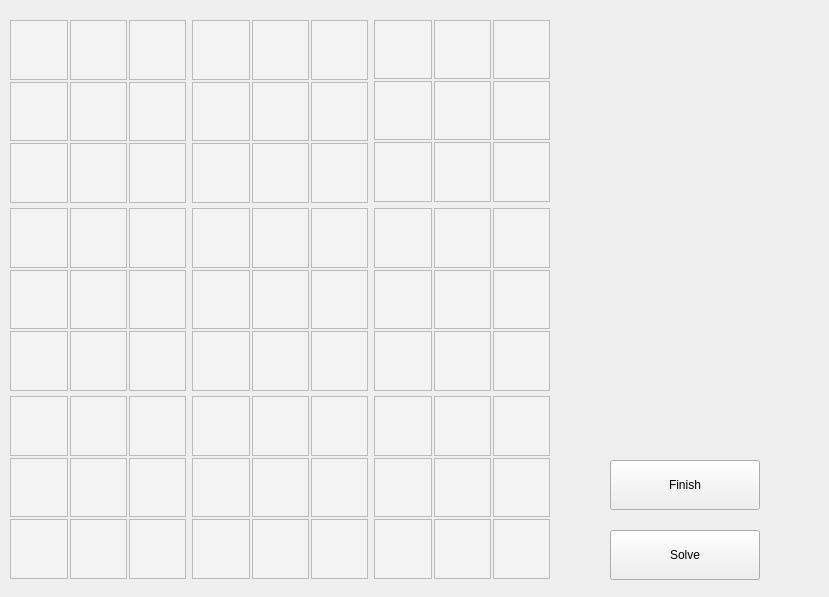
<?xml version="1.0" encoding="UTF-8"?>
<ui version="4.0">
 <class>soduko</class>
 <widget class="QWidget" name="soduko">
  <property name="enabled">
   <bool>true</bool>
  </property>
  <property name="geometry">
   <rect>
    <x>0</x>
    <y>0</y>
    <width>829</width>
    <height>597</height>
   </rect>
  </property>
  <property name="acceptDrops">
   <bool>false</bool>
  </property>
  <property name="windowTitle">
   <string>Form</string>
  </property>
  <property name="styleSheet">
   <string notr="true">QTextEdit
{
background: rgb(243, 243, 243)
}</string>
  </property>
  <widget class="QWidget" name="gridLayoutWidget_3">
   <property name="geometry">
    <rect>
     <x>10</x>
     <y>20</y>
     <width>540</width>
     <height>560</height>
    </rect>
   </property>
   <property name="maximumSize">
    <size>
     <width>540</width>
     <height>560</height>
    </size>
   </property>
   <property name="font">
    <font>
     <pointsize>20</pointsize>
    </font>
   </property>
   <layout class="QGridLayout" name="box">
    <property name="sizeConstraint">
     <enum>QLayout::SetDefaultConstraint</enum>
    </property>
    <property name="bottomMargin">
     <number>2</number>
    </property>
    <item row="1" column="1">
     <layout class="QGridLayout" name="box5">
      <property name="sizeConstraint">
       <enum>QLayout::SetDefaultConstraint</enum>
      </property>
      <property name="leftMargin">
       <number>0</number>
      </property>
      <property name="topMargin">
       <number>0</number>
      </property>
      <property name="spacing">
       <number>2</number>
      </property>
      <item row="2" column="2">
       <widget class="QTextEdit" name="inp5_6">
        <property name="maximumSize">
         <size>
          <width>540</width>
          <height>560</height>
         </size>
        </property>
        <property name="font">
         <font>
          <pointsize>20</pointsize>
         </font>
        </property>
       </widget>
      </item>
      <item row="2" column="0">
       <widget class="QTextEdit" name="inp5_4">
        <property name="maximumSize">
         <size>
          <width>540</width>
          <height>560</height>
         </size>
        </property>
        <property name="font">
         <font>
          <pointsize>20</pointsize>
         </font>
        </property>
       </widget>
      </item>
      <item row="3" column="1">
       <widget class="QTextEdit" name="inp5_8">
        <property name="maximumSize">
         <size>
          <width>540</width>
          <height>560</height>
         </size>
        </property>
        <property name="font">
         <font>
          <pointsize>20</pointsize>
         </font>
        </property>
       </widget>
      </item>
      <item row="0" column="1">
       <widget class="QTextEdit" name="inp5_2">
        <property name="maximumSize">
         <size>
          <width>540</width>
          <height>560</height>
         </size>
        </property>
        <property name="font">
         <font>
          <pointsize>20</pointsize>
         </font>
        </property>
       </widget>
      </item>
      <item row="3" column="0">
       <widget class="QTextEdit" name="inp5_7">
        <property name="maximumSize">
         <size>
          <width>540</width>
          <height>560</height>
         </size>
        </property>
        <property name="font">
         <font>
          <pointsize>20</pointsize>
         </font>
        </property>
       </widget>
      </item>
      <item row="0" column="2">
       <widget class="QTextEdit" name="inp5_3">
        <property name="maximumSize">
         <size>
          <width>540</width>
          <height>560</height>
         </size>
        </property>
        <property name="font">
         <font>
          <pointsize>20</pointsize>
         </font>
        </property>
       </widget>
      </item>
      <item row="0" column="0">
       <widget class="QTextEdit" name="inp5_1">
        <property name="maximumSize">
         <size>
          <width>540</width>
          <height>560</height>
         </size>
        </property>
        <property name="font">
         <font>
          <pointsize>20</pointsize>
         </font>
        </property>
       </widget>
      </item>
      <item row="3" column="2">
       <widget class="QTextEdit" name="inp5_9">
        <property name="maximumSize">
         <size>
          <width>540</width>
          <height>560</height>
         </size>
        </property>
        <property name="font">
         <font>
          <pointsize>20</pointsize>
         </font>
        </property>
       </widget>
      </item>
      <item row="2" column="1">
       <widget class="QTextEdit" name="inp5_5">
        <property name="maximumSize">
         <size>
          <width>540</width>
          <height>560</height>
         </size>
        </property>
        <property name="font">
         <font>
          <pointsize>20</pointsize>
         </font>
        </property>
       </widget>
      </item>
     </layout>
    </item>
    <item row="2" column="0">
     <layout class="QGridLayout" name="box7">
      <property name="sizeConstraint">
       <enum>QLayout::SetDefaultConstraint</enum>
      </property>
      <property name="leftMargin">
       <number>0</number>
      </property>
      <property name="topMargin">
       <number>0</number>
      </property>
      <property name="spacing">
       <number>2</number>
      </property>
      <item row="2" column="0">
       <widget class="QTextEdit" name="inp7_4">
        <property name="maximumSize">
         <size>
          <width>540</width>
          <height>560</height>
         </size>
        </property>
        <property name="font">
         <font>
          <pointsize>20</pointsize>
         </font>
        </property>
       </widget>
      </item>
      <item row="0" column="0">
       <widget class="QTextEdit" name="inp7_1">
        <property name="maximumSize">
         <size>
          <width>540</width>
          <height>560</height>
         </size>
        </property>
        <property name="font">
         <font>
          <pointsize>20</pointsize>
         </font>
        </property>
       </widget>
      </item>
      <item row="0" column="2">
       <widget class="QTextEdit" name="inp7_3">
        <property name="maximumSize">
         <size>
          <width>540</width>
          <height>560</height>
         </size>
        </property>
        <property name="font">
         <font>
          <pointsize>20</pointsize>
         </font>
        </property>
       </widget>
      </item>
      <item row="3" column="0">
       <widget class="QTextEdit" name="inp7_7">
        <property name="maximumSize">
         <size>
          <width>540</width>
          <height>560</height>
         </size>
        </property>
        <property name="font">
         <font>
          <pointsize>20</pointsize>
         </font>
        </property>
       </widget>
      </item>
      <item row="2" column="2">
       <widget class="QTextEdit" name="inp7_6">
        <property name="maximumSize">
         <size>
          <width>540</width>
          <height>560</height>
         </size>
        </property>
        <property name="font">
         <font>
          <pointsize>20</pointsize>
         </font>
        </property>
       </widget>
      </item>
      <item row="3" column="2">
       <widget class="QTextEdit" name="inp7_9">
        <property name="maximumSize">
         <size>
          <width>540</width>
          <height>560</height>
         </size>
        </property>
        <property name="font">
         <font>
          <pointsize>20</pointsize>
         </font>
        </property>
       </widget>
      </item>
      <item row="3" column="1">
       <widget class="QTextEdit" name="inp7_8">
        <property name="maximumSize">
         <size>
          <width>540</width>
          <height>560</height>
         </size>
        </property>
        <property name="font">
         <font>
          <pointsize>20</pointsize>
         </font>
        </property>
       </widget>
      </item>
      <item row="0" column="1">
       <widget class="QTextEdit" name="inp7_2">
        <property name="maximumSize">
         <size>
          <width>540</width>
          <height>560</height>
         </size>
        </property>
        <property name="font">
         <font>
          <pointsize>20</pointsize>
         </font>
        </property>
       </widget>
      </item>
      <item row="2" column="1">
       <widget class="QTextEdit" name="inp7_5">
        <property name="maximumSize">
         <size>
          <width>540</width>
          <height>560</height>
         </size>
        </property>
        <property name="font">
         <font>
          <pointsize>20</pointsize>
         </font>
        </property>
       </widget>
      </item>
     </layout>
    </item>
    <item row="2" column="2">
     <layout class="QGridLayout" name="box9">
      <property name="sizeConstraint">
       <enum>QLayout::SetDefaultConstraint</enum>
      </property>
      <property name="leftMargin">
       <number>0</number>
      </property>
      <property name="topMargin">
       <number>0</number>
      </property>
      <property name="spacing">
       <number>2</number>
      </property>
      <item row="2" column="0">
       <widget class="QTextEdit" name="inp9_4">
        <property name="maximumSize">
         <size>
          <width>540</width>
          <height>560</height>
         </size>
        </property>
        <property name="font">
         <font>
          <pointsize>20</pointsize>
         </font>
        </property>
       </widget>
      </item>
      <item row="0" column="0">
       <widget class="QTextEdit" name="inp9_1">
        <property name="maximumSize">
         <size>
          <width>540</width>
          <height>560</height>
         </size>
        </property>
        <property name="font">
         <font>
          <pointsize>20</pointsize>
         </font>
        </property>
       </widget>
      </item>
      <item row="0" column="2">
       <widget class="QTextEdit" name="inp9_3">
        <property name="maximumSize">
         <size>
          <width>540</width>
          <height>560</height>
         </size>
        </property>
        <property name="font">
         <font>
          <pointsize>20</pointsize>
         </font>
        </property>
       </widget>
      </item>
      <item row="3" column="0">
       <widget class="QTextEdit" name="inp9_7">
        <property name="maximumSize">
         <size>
          <width>540</width>
          <height>560</height>
         </size>
        </property>
        <property name="font">
         <font>
          <pointsize>20</pointsize>
         </font>
        </property>
       </widget>
      </item>
      <item row="2" column="2">
       <widget class="QTextEdit" name="inp9_6">
        <property name="maximumSize">
         <size>
          <width>540</width>
          <height>560</height>
         </size>
        </property>
        <property name="font">
         <font>
          <pointsize>20</pointsize>
         </font>
        </property>
       </widget>
      </item>
      <item row="3" column="2">
       <widget class="QTextEdit" name="inp9_9">
        <property name="maximumSize">
         <size>
          <width>540</width>
          <height>560</height>
         </size>
        </property>
        <property name="font">
         <font>
          <pointsize>20</pointsize>
         </font>
        </property>
       </widget>
      </item>
      <item row="3" column="1">
       <widget class="QTextEdit" name="inp9_8">
        <property name="maximumSize">
         <size>
          <width>540</width>
          <height>560</height>
         </size>
        </property>
        <property name="font">
         <font>
          <pointsize>20</pointsize>
         </font>
        </property>
       </widget>
      </item>
      <item row="0" column="1">
       <widget class="QTextEdit" name="inp9_2">
        <property name="maximumSize">
         <size>
          <width>540</width>
          <height>560</height>
         </size>
        </property>
        <property name="font">
         <font>
          <pointsize>20</pointsize>
         </font>
        </property>
       </widget>
      </item>
      <item row="2" column="1">
       <widget class="QTextEdit" name="inp9_5">
        <property name="maximumSize">
         <size>
          <width>540</width>
          <height>560</height>
         </size>
        </property>
        <property name="font">
         <font>
          <pointsize>20</pointsize>
         </font>
        </property>
       </widget>
      </item>
     </layout>
    </item>
    <item row="1" column="2">
     <layout class="QGridLayout" name="box6">
      <property name="sizeConstraint">
       <enum>QLayout::SetDefaultConstraint</enum>
      </property>
      <property name="leftMargin">
       <number>0</number>
      </property>
      <property name="topMargin">
       <number>0</number>
      </property>
      <property name="spacing">
       <number>2</number>
      </property>
      <item row="2" column="0">
       <widget class="QTextEdit" name="inp6_4">
        <property name="maximumSize">
         <size>
          <width>540</width>
          <height>560</height>
         </size>
        </property>
        <property name="font">
         <font>
          <pointsize>20</pointsize>
         </font>
        </property>
       </widget>
      </item>
      <item row="0" column="2">
       <widget class="QTextEdit" name="inp6_3">
        <property name="maximumSize">
         <size>
          <width>540</width>
          <height>560</height>
         </size>
        </property>
        <property name="font">
         <font>
          <pointsize>20</pointsize>
         </font>
        </property>
       </widget>
      </item>
      <item row="2" column="2">
       <widget class="QTextEdit" name="inp6_6">
        <property name="maximumSize">
         <size>
          <width>540</width>
          <height>560</height>
         </size>
        </property>
        <property name="font">
         <font>
          <pointsize>20</pointsize>
         </font>
        </property>
       </widget>
      </item>
      <item row="0" column="1">
       <widget class="QTextEdit" name="inp6_2">
        <property name="maximumSize">
         <size>
          <width>540</width>
          <height>560</height>
         </size>
        </property>
        <property name="font">
         <font>
          <pointsize>20</pointsize>
         </font>
        </property>
       </widget>
      </item>
      <item row="3" column="2">
       <widget class="QTextEdit" name="inp6_9">
        <property name="maximumSize">
         <size>
          <width>540</width>
          <height>560</height>
         </size>
        </property>
        <property name="font">
         <font>
          <pointsize>20</pointsize>
         </font>
        </property>
       </widget>
      </item>
      <item row="0" column="0">
       <widget class="QTextEdit" name="inp6_1">
        <property name="maximumSize">
         <size>
          <width>540</width>
          <height>560</height>
         </size>
        </property>
        <property name="font">
         <font>
          <pointsize>20</pointsize>
         </font>
        </property>
       </widget>
      </item>
      <item row="3" column="0">
       <widget class="QTextEdit" name="inp6_7">
        <property name="maximumSize">
         <size>
          <width>540</width>
          <height>560</height>
         </size>
        </property>
        <property name="font">
         <font>
          <pointsize>20</pointsize>
         </font>
        </property>
       </widget>
      </item>
      <item row="3" column="1">
       <widget class="QTextEdit" name="inp6_8">
        <property name="maximumSize">
         <size>
          <width>540</width>
          <height>560</height>
         </size>
        </property>
        <property name="font">
         <font>
          <pointsize>20</pointsize>
         </font>
        </property>
       </widget>
      </item>
      <item row="2" column="1">
       <widget class="QTextEdit" name="inp6_5">
        <property name="maximumSize">
         <size>
          <width>540</width>
          <height>560</height>
         </size>
        </property>
        <property name="font">
         <font>
          <pointsize>20</pointsize>
         </font>
        </property>
       </widget>
      </item>
     </layout>
    </item>
    <item row="0" column="1">
     <layout class="QGridLayout" name="box2">
      <property name="sizeConstraint">
       <enum>QLayout::SetDefaultConstraint</enum>
      </property>
      <property name="leftMargin">
       <number>0</number>
      </property>
      <property name="topMargin">
       <number>0</number>
      </property>
      <property name="spacing">
       <number>2</number>
      </property>
      <item row="2" column="0">
       <widget class="QTextEdit" name="inp2_4">
        <property name="maximumSize">
         <size>
          <width>540</width>
          <height>560</height>
         </size>
        </property>
        <property name="font">
         <font>
          <pointsize>20</pointsize>
         </font>
        </property>
       </widget>
      </item>
      <item row="0" column="0">
       <widget class="QTextEdit" name="inp2_1">
        <property name="maximumSize">
         <size>
          <width>540</width>
          <height>560</height>
         </size>
        </property>
        <property name="font">
         <font>
          <pointsize>20</pointsize>
         </font>
        </property>
       </widget>
      </item>
      <item row="0" column="2">
       <widget class="QTextEdit" name="inp2_3">
        <property name="maximumSize">
         <size>
          <width>540</width>
          <height>560</height>
         </size>
        </property>
        <property name="font">
         <font>
          <pointsize>20</pointsize>
         </font>
        </property>
       </widget>
      </item>
      <item row="3" column="0">
       <widget class="QTextEdit" name="inp2_7">
        <property name="maximumSize">
         <size>
          <width>540</width>
          <height>560</height>
         </size>
        </property>
        <property name="font">
         <font>
          <pointsize>20</pointsize>
         </font>
        </property>
       </widget>
      </item>
      <item row="2" column="2">
       <widget class="QTextEdit" name="inp2_6">
        <property name="maximumSize">
         <size>
          <width>540</width>
          <height>560</height>
         </size>
        </property>
        <property name="font">
         <font>
          <pointsize>20</pointsize>
         </font>
        </property>
       </widget>
      </item>
      <item row="3" column="2">
       <widget class="QTextEdit" name="inp2_9">
        <property name="maximumSize">
         <size>
          <width>540</width>
          <height>560</height>
         </size>
        </property>
        <property name="font">
         <font>
          <pointsize>20</pointsize>
         </font>
        </property>
       </widget>
      </item>
      <item row="3" column="1">
       <widget class="QTextEdit" name="inp2_8">
        <property name="maximumSize">
         <size>
          <width>540</width>
          <height>560</height>
         </size>
        </property>
        <property name="font">
         <font>
          <pointsize>20</pointsize>
         </font>
        </property>
       </widget>
      </item>
      <item row="0" column="1">
       <widget class="QTextEdit" name="inp2_2">
        <property name="maximumSize">
         <size>
          <width>540</width>
          <height>560</height>
         </size>
        </property>
        <property name="font">
         <font>
          <pointsize>20</pointsize>
         </font>
        </property>
       </widget>
      </item>
      <item row="2" column="1">
       <widget class="QTextEdit" name="inp2_5">
        <property name="maximumSize">
         <size>
          <width>540</width>
          <height>560</height>
         </size>
        </property>
        <property name="font">
         <font>
          <pointsize>20</pointsize>
         </font>
        </property>
       </widget>
      </item>
     </layout>
    </item>
    <item row="0" column="2">
     <layout class="QGridLayout" name="box3">
      <property name="sizeConstraint">
       <enum>QLayout::SetDefaultConstraint</enum>
      </property>
      <property name="leftMargin">
       <number>0</number>
      </property>
      <property name="topMargin">
       <number>0</number>
      </property>
      <property name="spacing">
       <number>2</number>
      </property>
      <item row="1" column="2">
       <widget class="QTextEdit" name="inp3_3">
        <property name="maximumSize">
         <size>
          <width>540</width>
          <height>560</height>
         </size>
        </property>
        <property name="font">
         <font>
          <pointsize>20</pointsize>
         </font>
        </property>
       </widget>
      </item>
      <item row="2" column="2">
       <widget class="QTextEdit" name="inp3_6">
        <property name="maximumSize">
         <size>
          <width>540</width>
          <height>560</height>
         </size>
        </property>
        <property name="font">
         <font>
          <pointsize>20</pointsize>
         </font>
        </property>
       </widget>
      </item>
      <item row="2" column="1">
       <widget class="QTextEdit" name="inp3_5">
        <property name="maximumSize">
         <size>
          <width>540</width>
          <height>560</height>
         </size>
        </property>
        <property name="font">
         <font>
          <pointsize>20</pointsize>
         </font>
        </property>
       </widget>
      </item>
      <item row="3" column="1">
       <widget class="QTextEdit" name="inp3_8">
        <property name="maximumSize">
         <size>
          <width>540</width>
          <height>560</height>
         </size>
        </property>
        <property name="font">
         <font>
          <pointsize>20</pointsize>
         </font>
        </property>
       </widget>
      </item>
      <item row="3" column="0">
       <widget class="QTextEdit" name="inp3_7">
        <property name="maximumSize">
         <size>
          <width>540</width>
          <height>560</height>
         </size>
        </property>
        <property name="font">
         <font>
          <pointsize>20</pointsize>
         </font>
        </property>
       </widget>
      </item>
      <item row="1" column="1">
       <widget class="QTextEdit" name="inp3_2">
        <property name="maximumSize">
         <size>
          <width>540</width>
          <height>560</height>
         </size>
        </property>
        <property name="font">
         <font>
          <pointsize>20</pointsize>
         </font>
        </property>
       </widget>
      </item>
      <item row="1" column="0">
       <widget class="QTextEdit" name="inp3_1">
        <property name="maximumSize">
         <size>
          <width>540</width>
          <height>560</height>
         </size>
        </property>
        <property name="font">
         <font>
          <pointsize>20</pointsize>
         </font>
        </property>
       </widget>
      </item>
      <item row="2" column="0">
       <widget class="QTextEdit" name="inp3_4">
        <property name="maximumSize">
         <size>
          <width>540</width>
          <height>560</height>
         </size>
        </property>
        <property name="font">
         <font>
          <pointsize>20</pointsize>
         </font>
        </property>
       </widget>
      </item>
      <item row="3" column="2">
       <widget class="QTextEdit" name="inp3_9">
        <property name="maximumSize">
         <size>
          <width>540</width>
          <height>560</height>
         </size>
        </property>
        <property name="font">
         <font>
          <pointsize>20</pointsize>
         </font>
        </property>
       </widget>
      </item>
     </layout>
    </item>
    <item row="1" column="0">
     <layout class="QGridLayout" name="box4">
      <property name="sizeConstraint">
       <enum>QLayout::SetDefaultConstraint</enum>
      </property>
      <property name="leftMargin">
       <number>0</number>
      </property>
      <property name="topMargin">
       <number>0</number>
      </property>
      <property name="spacing">
       <number>2</number>
      </property>
      <item row="2" column="0">
       <widget class="QTextEdit" name="inp4_4">
        <property name="maximumSize">
         <size>
          <width>540</width>
          <height>560</height>
         </size>
        </property>
        <property name="font">
         <font>
          <pointsize>20</pointsize>
         </font>
        </property>
       </widget>
      </item>
      <item row="3" column="2">
       <widget class="QTextEdit" name="inp4_9">
        <property name="maximumSize">
         <size>
          <width>540</width>
          <height>560</height>
         </size>
        </property>
        <property name="font">
         <font>
          <pointsize>20</pointsize>
         </font>
        </property>
       </widget>
      </item>
      <item row="2" column="1">
       <widget class="QTextEdit" name="inp4_5">
        <property name="maximumSize">
         <size>
          <width>540</width>
          <height>560</height>
         </size>
        </property>
        <property name="font">
         <font>
          <pointsize>20</pointsize>
         </font>
        </property>
       </widget>
      </item>
      <item row="0" column="1">
       <widget class="QTextEdit" name="inp4_2">
        <property name="maximumSize">
         <size>
          <width>540</width>
          <height>560</height>
         </size>
        </property>
        <property name="font">
         <font>
          <pointsize>20</pointsize>
         </font>
        </property>
       </widget>
      </item>
      <item row="2" column="2">
       <widget class="QTextEdit" name="inp4_6">
        <property name="maximumSize">
         <size>
          <width>540</width>
          <height>560</height>
         </size>
        </property>
        <property name="font">
         <font>
          <pointsize>20</pointsize>
         </font>
        </property>
       </widget>
      </item>
      <item row="0" column="2">
       <widget class="QTextEdit" name="inp4_3">
        <property name="maximumSize">
         <size>
          <width>540</width>
          <height>560</height>
         </size>
        </property>
        <property name="font">
         <font>
          <pointsize>20</pointsize>
         </font>
        </property>
       </widget>
      </item>
      <item row="0" column="0">
       <widget class="QTextEdit" name="inp4_1">
        <property name="maximumSize">
         <size>
          <width>540</width>
          <height>560</height>
         </size>
        </property>
        <property name="font">
         <font>
          <pointsize>20</pointsize>
         </font>
        </property>
       </widget>
      </item>
      <item row="3" column="0">
       <widget class="QTextEdit" name="inp4_7">
        <property name="maximumSize">
         <size>
          <width>540</width>
          <height>560</height>
         </size>
        </property>
        <property name="font">
         <font>
          <pointsize>20</pointsize>
         </font>
        </property>
       </widget>
      </item>
      <item row="3" column="1">
       <widget class="QTextEdit" name="inp4_8">
        <property name="maximumSize">
         <size>
          <width>540</width>
          <height>560</height>
         </size>
        </property>
        <property name="font">
         <font>
          <pointsize>20</pointsize>
         </font>
        </property>
       </widget>
      </item>
     </layout>
    </item>
    <item row="2" column="1">
     <layout class="QGridLayout" name="box8">
      <property name="sizeConstraint">
       <enum>QLayout::SetDefaultConstraint</enum>
      </property>
      <property name="leftMargin">
       <number>0</number>
      </property>
      <property name="topMargin">
       <number>0</number>
      </property>
      <property name="spacing">
       <number>2</number>
      </property>
      <item row="2" column="0">
       <widget class="QTextEdit" name="inp8_4">
        <property name="maximumSize">
         <size>
          <width>540</width>
          <height>560</height>
         </size>
        </property>
        <property name="font">
         <font>
          <pointsize>20</pointsize>
         </font>
        </property>
       </widget>
      </item>
      <item row="0" column="0">
       <widget class="QTextEdit" name="inp8_1">
        <property name="maximumSize">
         <size>
          <width>540</width>
          <height>560</height>
         </size>
        </property>
        <property name="font">
         <font>
          <pointsize>20</pointsize>
         </font>
        </property>
       </widget>
      </item>
      <item row="0" column="2">
       <widget class="QTextEdit" name="inp8_3">
        <property name="maximumSize">
         <size>
          <width>540</width>
          <height>560</height>
         </size>
        </property>
        <property name="font">
         <font>
          <pointsize>20</pointsize>
         </font>
        </property>
       </widget>
      </item>
      <item row="3" column="0">
       <widget class="QTextEdit" name="inp8_7">
        <property name="maximumSize">
         <size>
          <width>540</width>
          <height>560</height>
         </size>
        </property>
        <property name="font">
         <font>
          <pointsize>20</pointsize>
         </font>
        </property>
       </widget>
      </item>
      <item row="2" column="2">
       <widget class="QTextEdit" name="inp8_6">
        <property name="maximumSize">
         <size>
          <width>540</width>
          <height>560</height>
         </size>
        </property>
        <property name="font">
         <font>
          <pointsize>20</pointsize>
         </font>
        </property>
       </widget>
      </item>
      <item row="3" column="2">
       <widget class="QTextEdit" name="inp8_9">
        <property name="maximumSize">
         <size>
          <width>540</width>
          <height>560</height>
         </size>
        </property>
        <property name="font">
         <font>
          <pointsize>20</pointsize>
         </font>
        </property>
       </widget>
      </item>
      <item row="3" column="1">
       <widget class="QTextEdit" name="inp8_8">
        <property name="maximumSize">
         <size>
          <width>540</width>
          <height>560</height>
         </size>
        </property>
        <property name="font">
         <font>
          <pointsize>20</pointsize>
         </font>
        </property>
       </widget>
      </item>
      <item row="0" column="1">
       <widget class="QTextEdit" name="inp8_2">
        <property name="maximumSize">
         <size>
          <width>540</width>
          <height>560</height>
         </size>
        </property>
        <property name="font">
         <font>
          <pointsize>20</pointsize>
         </font>
        </property>
       </widget>
      </item>
      <item row="2" column="1">
       <widget class="QTextEdit" name="inp8_5">
        <property name="maximumSize">
         <size>
          <width>540</width>
          <height>560</height>
         </size>
        </property>
        <property name="font">
         <font>
          <pointsize>20</pointsize>
         </font>
        </property>
       </widget>
      </item>
     </layout>
    </item>
    <item row="0" column="0">
     <layout class="QGridLayout" name="box1">
      <property name="sizeConstraint">
       <enum>QLayout::SetDefaultConstraint</enum>
      </property>
      <property name="leftMargin">
       <number>0</number>
      </property>
      <property name="topMargin">
       <number>0</number>
      </property>
      <property name="spacing">
       <number>2</number>
      </property>
      <item row="3" column="2">
       <widget class="QTextEdit" name="inp1_9">
        <property name="maximumSize">
         <size>
          <width>540</width>
          <height>560</height>
         </size>
        </property>
        <property name="font">
         <font>
          <pointsize>20</pointsize>
         </font>
        </property>
       </widget>
      </item>
      <item row="0" column="1">
       <widget class="QTextEdit" name="inp1_2">
        <property name="maximumSize">
         <size>
          <width>540</width>
          <height>560</height>
         </size>
        </property>
        <property name="font">
         <font>
          <pointsize>20</pointsize>
         </font>
        </property>
       </widget>
      </item>
      <item row="2" column="2">
       <widget class="QTextEdit" name="inp1_6">
        <property name="maximumSize">
         <size>
          <width>540</width>
          <height>560</height>
         </size>
        </property>
        <property name="font">
         <font>
          <pointsize>20</pointsize>
         </font>
        </property>
       </widget>
      </item>
      <item row="3" column="1">
       <widget class="QTextEdit" name="inp1_8">
        <property name="maximumSize">
         <size>
          <width>540</width>
          <height>560</height>
         </size>
        </property>
        <property name="font">
         <font>
          <pointsize>20</pointsize>
         </font>
        </property>
       </widget>
      </item>
      <item row="3" column="0">
       <widget class="QTextEdit" name="inp1_7">
        <property name="maximumSize">
         <size>
          <width>540</width>
          <height>560</height>
         </size>
        </property>
        <property name="font">
         <font>
          <pointsize>20</pointsize>
         </font>
        </property>
       </widget>
      </item>
      <item row="0" column="2">
       <widget class="QTextEdit" name="inp1_3">
        <property name="maximumSize">
         <size>
          <width>540</width>
          <height>560</height>
         </size>
        </property>
        <property name="font">
         <font>
          <pointsize>20</pointsize>
         </font>
        </property>
       </widget>
      </item>
      <item row="0" column="0">
       <widget class="QTextEdit" name="inp1_1">
        <property name="maximumSize">
         <size>
          <width>540</width>
          <height>560</height>
         </size>
        </property>
        <property name="font">
         <font>
          <pointsize>20</pointsize>
         </font>
        </property>
        <property name="layoutDirection">
         <enum>Qt::LeftToRight</enum>
        </property>
        <property name="styleSheet">
         <string notr="true">Background Color : rgb(173, 127, 168)


</string>
        </property>
        <property name="html">
         <string>&lt;!DOCTYPE HTML PUBLIC &quot;-//W3C//DTD HTML 4.0//EN&quot; &quot;http://www.w3.org/TR/REC-html40/strict.dtd&quot;&gt;
&lt;html&gt;&lt;head&gt;&lt;meta name=&quot;qrichtext&quot; content=&quot;1&quot; /&gt;&lt;style type=&quot;text/css&quot;&gt;
p, li { white-space: pre-wrap; }
&lt;/style&gt;&lt;/head&gt;&lt;body style=&quot; font-family:'Ubuntu'; font-size:20pt; font-weight:400; font-style:normal;&quot;&gt;
&lt;p style=&quot;-qt-paragraph-type:empty; margin-top:0px; margin-bottom:0px; margin-left:0px; margin-right:0px; -qt-block-indent:0; text-indent:0px;&quot;&gt;&lt;br /&gt;&lt;/p&gt;&lt;/body&gt;&lt;/html&gt;</string>
        </property>
       </widget>
      </item>
      <item row="2" column="1">
       <widget class="QTextEdit" name="inp1_5">
        <property name="maximumSize">
         <size>
          <width>540</width>
          <height>560</height>
         </size>
        </property>
        <property name="font">
         <font>
          <pointsize>20</pointsize>
         </font>
        </property>
       </widget>
      </item>
      <item row="2" column="0">
       <widget class="QTextEdit" name="inp1_4">
        <property name="maximumSize">
         <size>
          <width>540</width>
          <height>560</height>
         </size>
        </property>
        <property name="font">
         <font>
          <pointsize>20</pointsize>
         </font>
        </property>
       </widget>
      </item>
     </layout>
    </item>
   </layout>
  </widget>
  <widget class="QPushButton" name="btn_solve">
   <property name="geometry">
    <rect>
     <x>610</x>
     <y>530</y>
     <width>150</width>
     <height>50</height>
    </rect>
   </property>
   <property name="maximumSize">
    <size>
     <width>500</width>
     <height>500</height>
    </size>
   </property>
   <property name="text">
    <string>Solve</string>
   </property>
  </widget>
  <widget class="QPushButton" name="btn_finish">
   <property name="geometry">
    <rect>
     <x>610</x>
     <y>460</y>
     <width>150</width>
     <height>50</height>
    </rect>
   </property>
   <property name="text">
    <string>Finish</string>
   </property>
  </widget>
 </widget>
 <resources/>
 <connections/>
</ui>
